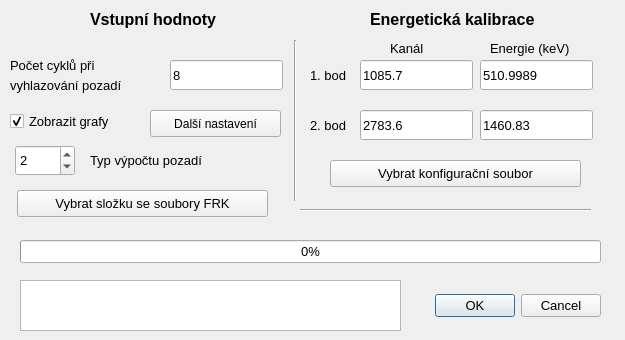
<?xml version="1.0" encoding="UTF-8"?>
<ui version="4.0">
 <class>Dialog</class>
 <widget class="QDialog" name="Dialog">
  <property name="geometry">
   <rect>
    <x>0</x>
    <y>0</y>
    <width>625</width>
    <height>340</height>
   </rect>
  </property>
  <property name="windowTitle">
   <string>Forty Four</string>
  </property>
  <widget class="QCheckBox" name="checkBox">
   <property name="enabled">
    <bool>true</bool>
   </property>
   <property name="geometry">
    <rect>
     <x>10</x>
     <y>110</y>
     <width>131</width>
     <height>22</height>
    </rect>
   </property>
   <property name="font">
    <font>
     <pointsize>10</pointsize>
    </font>
   </property>
   <property name="text">
    <string>Zobrazit grafy</string>
   </property>
   <property name="checked">
    <bool>true</bool>
   </property>
  </widget>
  <widget class="QLabel" name="label">
   <property name="geometry">
    <rect>
     <x>390</x>
     <y>40</y>
     <width>66</width>
     <height>17</height>
    </rect>
   </property>
   <property name="font">
    <font>
     <pointsize>10</pointsize>
    </font>
   </property>
   <property name="text">
    <string>Kanál</string>
   </property>
  </widget>
  <widget class="QLabel" name="label_2">
   <property name="geometry">
    <rect>
     <x>490</x>
     <y>40</y>
     <width>91</width>
     <height>17</height>
    </rect>
   </property>
   <property name="font">
    <font>
     <pointsize>10</pointsize>
    </font>
   </property>
   <property name="text">
    <string>Energie (keV)</string>
   </property>
  </widget>
  <widget class="QLabel" name="label_3">
   <property name="geometry">
    <rect>
     <x>310</x>
     <y>60</y>
     <width>51</width>
     <height>31</height>
    </rect>
   </property>
   <property name="font">
    <font>
     <pointsize>10</pointsize>
    </font>
   </property>
   <property name="text">
    <string>1. bod</string>
   </property>
  </widget>
  <widget class="QLabel" name="label_4">
   <property name="geometry">
    <rect>
     <x>310</x>
     <y>110</y>
     <width>51</width>
     <height>31</height>
    </rect>
   </property>
   <property name="font">
    <font>
     <pointsize>10</pointsize>
    </font>
   </property>
   <property name="text">
    <string>2. bod</string>
   </property>
  </widget>
  <widget class="QLabel" name="label_6">
   <property name="geometry">
    <rect>
     <x>370</x>
     <y>0</y>
     <width>191</width>
     <height>40</height>
    </rect>
   </property>
   <property name="text">
    <string>&lt;html&gt;&lt;head/&gt;&lt;body&gt;&lt;p&gt;&lt;span style=&quot; font-size:12pt; font-weight:600;&quot;&gt;Energetická kalibrace&lt;/span&gt;&lt;/p&gt;&lt;/body&gt;&lt;/html&gt;</string>
   </property>
  </widget>
  <widget class="QLabel" name="label_7">
   <property name="geometry">
    <rect>
     <x>90</x>
     <y>0</y>
     <width>171</width>
     <height>40</height>
    </rect>
   </property>
   <property name="text">
    <string>&lt;html&gt;&lt;head/&gt;&lt;body&gt;&lt;p&gt;&lt;span style=&quot; font-size:12pt; font-weight:600;&quot;&gt;Vstupní hodnoty&lt;/span&gt;&lt;/p&gt;&lt;/body&gt;&lt;/html&gt;</string>
   </property>
  </widget>
  <widget class="QLabel" name="label_8">
   <property name="geometry">
    <rect>
     <x>10</x>
     <y>50</y>
     <width>151</width>
     <height>31</height>
    </rect>
   </property>
   <property name="font">
    <font>
     <pointsize>10</pointsize>
    </font>
   </property>
   <property name="text">
    <string>Počet cyklů při</string>
   </property>
  </widget>
  <widget class="QLineEdit" name="lineEdit_2">
   <property name="geometry">
    <rect>
     <x>170</x>
     <y>60</y>
     <width>113</width>
     <height>30</height>
    </rect>
   </property>
   <property name="font">
    <font>
     <pointsize>10</pointsize>
    </font>
   </property>
   <property name="text">
    <string>8</string>
   </property>
  </widget>
  <widget class="QLineEdit" name="lineEdit_3">
   <property name="geometry">
    <rect>
     <x>360</x>
     <y>60</y>
     <width>113</width>
     <height>30</height>
    </rect>
   </property>
   <property name="font">
    <font>
     <pointsize>10</pointsize>
    </font>
   </property>
   <property name="text">
    <string>1085.7</string>
   </property>
  </widget>
  <widget class="QLineEdit" name="lineEdit_4">
   <property name="geometry">
    <rect>
     <x>360</x>
     <y>110</y>
     <width>113</width>
     <height>30</height>
    </rect>
   </property>
   <property name="font">
    <font>
     <pointsize>10</pointsize>
    </font>
   </property>
   <property name="text">
    <string>2783.6</string>
   </property>
  </widget>
  <widget class="QLineEdit" name="lineEdit_5">
   <property name="geometry">
    <rect>
     <x>480</x>
     <y>60</y>
     <width>113</width>
     <height>30</height>
    </rect>
   </property>
   <property name="font">
    <font>
     <pointsize>10</pointsize>
    </font>
   </property>
   <property name="text">
    <string>510.9989</string>
   </property>
  </widget>
  <widget class="QLineEdit" name="lineEdit_6">
   <property name="geometry">
    <rect>
     <x>480</x>
     <y>110</y>
     <width>113</width>
     <height>30</height>
    </rect>
   </property>
   <property name="font">
    <font>
     <pointsize>10</pointsize>
    </font>
   </property>
   <property name="text">
    <string>1460.83</string>
   </property>
  </widget>
  <widget class="Line" name="line">
   <property name="geometry">
    <rect>
     <x>280</x>
     <y>40</y>
     <width>30</width>
     <height>161</height>
    </rect>
   </property>
   <property name="orientation">
    <enum>Qt::Vertical</enum>
   </property>
  </widget>
  <widget class="QProgressBar" name="progressBar">
   <property name="geometry">
    <rect>
     <x>20</x>
     <y>240</y>
     <width>581</width>
     <height>23</height>
    </rect>
   </property>
   <property name="font">
    <font>
     <pointsize>10</pointsize>
    </font>
   </property>
   <property name="value">
    <number>0</number>
   </property>
  </widget>
  <widget class="QLabel" name="label_9">
   <property name="geometry">
    <rect>
     <x>10</x>
     <y>70</y>
     <width>151</width>
     <height>31</height>
    </rect>
   </property>
   <property name="font">
    <font>
     <pointsize>10</pointsize>
    </font>
   </property>
   <property name="text">
    <string>vyhlazování pozadí</string>
   </property>
  </widget>
  <widget class="QTextBrowser" name="textBrowser">
   <property name="geometry">
    <rect>
     <x>20</x>
     <y>280</y>
     <width>381</width>
     <height>51</height>
    </rect>
   </property>
   <property name="font">
    <font>
     <pointsize>10</pointsize>
    </font>
   </property>
  </widget>
  <widget class="QDialogButtonBox" name="buttonBox">
   <property name="geometry">
    <rect>
     <x>420</x>
     <y>290</y>
     <width>181</width>
     <height>32</height>
    </rect>
   </property>
   <property name="font">
    <font>
     <pointsize>10</pointsize>
    </font>
   </property>
   <property name="orientation">
    <enum>Qt::Horizontal</enum>
   </property>
   <property name="standardButtons">
    <set>QDialogButtonBox::Cancel|QDialogButtonBox::Ok</set>
   </property>
  </widget>
  <widget class="QPushButton" name="pushButton">
   <property name="geometry">
    <rect>
     <x>17</x>
     <y>190</y>
     <width>251</width>
     <height>27</height>
    </rect>
   </property>
   <property name="font">
    <font>
     <pointsize>10</pointsize>
    </font>
   </property>
   <property name="text">
    <string>Vybrat složku se soubory FRK</string>
   </property>
  </widget>
  <widget class="Line" name="line_2">
   <property name="geometry">
    <rect>
     <x>300</x>
     <y>200</y>
     <width>291</width>
     <height>20</height>
    </rect>
   </property>
   <property name="orientation">
    <enum>Qt::Horizontal</enum>
   </property>
  </widget>
  <widget class="QSpinBox" name="spinBox">
   <property name="geometry">
    <rect>
     <x>15</x>
     <y>145</y>
     <width>60</width>
     <height>31</height>
    </rect>
   </property>
   <property name="font">
    <font>
     <pointsize>10</pointsize>
    </font>
   </property>
   <property name="minimum">
    <number>1</number>
   </property>
   <property name="maximum">
    <number>3</number>
   </property>
   <property name="value">
    <number>2</number>
   </property>
  </widget>
  <widget class="QLabel" name="label_10">
   <property name="geometry">
    <rect>
     <x>90</x>
     <y>150</y>
     <width>161</width>
     <height>21</height>
    </rect>
   </property>
   <property name="font">
    <font>
     <pointsize>10</pointsize>
    </font>
   </property>
   <property name="text">
    <string>Typ výpočtu pozadí</string>
   </property>
  </widget>
  <widget class="QPushButton" name="pushButton_2">
   <property name="geometry">
    <rect>
     <x>330</x>
     <y>160</y>
     <width>251</width>
     <height>27</height>
    </rect>
   </property>
   <property name="font">
    <font>
     <pointsize>10</pointsize>
    </font>
   </property>
   <property name="text">
    <string>Vybrat konfigurační soubor</string>
   </property>
  </widget>
  <widget class="QPushButton" name="pushButton_3">
   <property name="geometry">
    <rect>
     <x>150</x>
     <y>110</y>
     <width>131</width>
     <height>27</height>
    </rect>
   </property>
   <property name="text">
    <string>Další nastavení</string>
   </property>
  </widget>
 </widget>
 <resources/>
 <connections/>
</ui>
